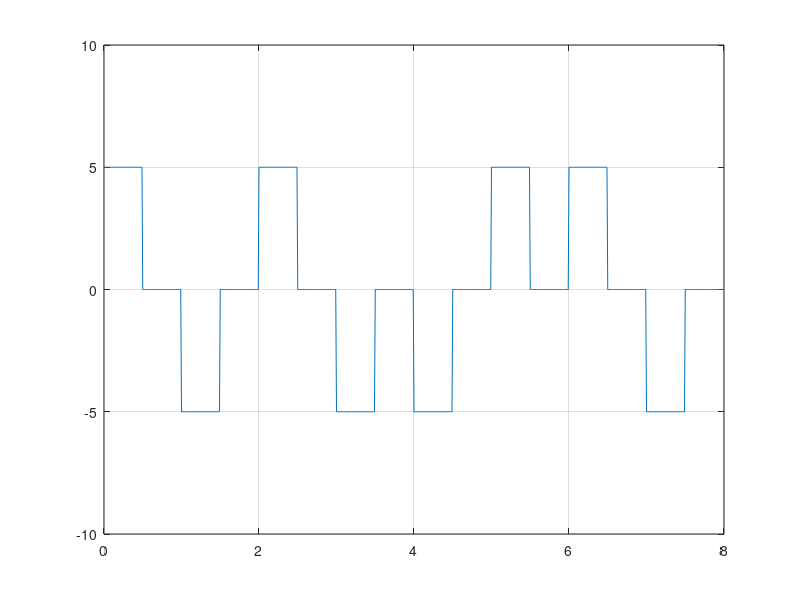

The MATLAB script that drew this image:
clc;
clear all;
bit_seq = [1,0,1,0,0,1,1,0];
bit_dur = 1;
Fs = 100;
T = bit_dur * size(bit_seq,2);
t = 0:1/Fs:T;
x_dig = zeros(1,size(t,2));

v1 = 5;
v0 = -5;

for i = 1:size(bit_seq,2)
  if bit_seq(i) == 1
    x_dig((i-1)*Fs*bit_dur+1:i*Fs*bit_dur-Fs/2) = v1;
  else
    x_dig((i-1)*Fs*bit_dur+1:i*Fs*bit_dur-Fs/2) = v0;
  endif
endfor

plot(t,x_dig)
xlim([0,T]);
ylim([-10,10]);
grid on

counter = 0;
for i=1:length(t)
  if t(i) > counter
    counter = counter + 1;
    result(counter) = (x_dig(i) + v1) / 10;
  endif
endfor

disp('Polar RZ')
disp(result)
